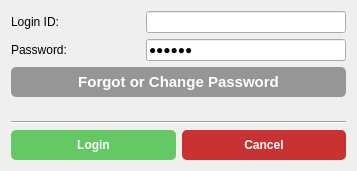
<?xml version="1.0" encoding="UTF-8"?>
<ui version="4.0">
 <class>SettingsMenuForm</class>
 <widget class="QWidget" name="SettingsMenuForm">
  <property name="geometry">
   <rect>
    <x>0</x>
    <y>0</y>
    <width>357</width>
    <height>171</height>
   </rect>
  </property>
  <property name="windowTitle">
   <string>Login Panel</string>
  </property>
  <layout class="QVBoxLayout" name="verticalLayout">
   <item>
    <layout class="QHBoxLayout" name="horizontalLayout">
     <item>
      <widget class="QLabel" name="label">
       <property name="text">
        <string>Login ID:</string>
       </property>
      </widget>
     </item>
     <item>
      <spacer name="horizontalSpacer">
       <property name="orientation">
        <enum>Qt::Horizontal</enum>
       </property>
       <property name="sizeHint" stdset="0">
        <size>
         <width>40</width>
         <height>20</height>
        </size>
       </property>
      </spacer>
     </item>
     <item>
      <widget class="QLineEdit" name="lineLoginPanel_LoginID">
       <property name="minimumSize">
        <size>
         <width>200</width>
         <height>0</height>
        </size>
       </property>
      </widget>
     </item>
    </layout>
   </item>
   <item>
    <layout class="QHBoxLayout" name="horizontalLayout_2">
     <item>
      <widget class="QLabel" name="label_2">
       <property name="text">
        <string>Password:</string>
       </property>
      </widget>
     </item>
     <item>
      <spacer name="horizontalSpacer_2">
       <property name="orientation">
        <enum>Qt::Horizontal</enum>
       </property>
       <property name="sizeHint" stdset="0">
        <size>
         <width>40</width>
         <height>20</height>
        </size>
       </property>
      </spacer>
     </item>
     <item>
      <widget class="QLineEdit" name="lineLoginPanel_Password">
       <property name="minimumSize">
        <size>
         <width>200</width>
         <height>0</height>
        </size>
       </property>
       <property name="text">
        <string>xxxxxx</string>
       </property>
       <property name="echoMode">
        <enum>QLineEdit::Password</enum>
       </property>
       <property name="placeholderText">
        <string>keyword</string>
       </property>
      </widget>
     </item>
    </layout>
   </item>
   <item>
    <widget class="QPushButton" name="buttonLoginPanel_ForgotPassword">
     <property name="minimumSize">
      <size>
       <width>0</width>
       <height>30</height>
      </size>
     </property>
     <property name="font">
      <font>
       <family>Segoe UI</family>
       <pointsize>11</pointsize>
       <weight>75</weight>
       <italic>false</italic>
       <bold>true</bold>
      </font>
     </property>
     <property name="styleSheet">
      <string notr="true">QPushButton{	
background-color : rgb(150, 150, 150);
color:rgb(255, 255, 255);
font: 11pt &quot;Segoe UI&quot;;
font: bold;
border-radius: 5px;}

QPushButton::pressed{background-color :rgb(50, 50,50);}</string>
     </property>
     <property name="text">
      <string>Forgot or Change Password</string>
     </property>
    </widget>
   </item>
   <item>
    <spacer name="verticalSpacer_2">
     <property name="orientation">
      <enum>Qt::Vertical</enum>
     </property>
     <property name="sizeHint" stdset="0">
      <size>
       <width>20</width>
       <height>11</height>
      </size>
     </property>
    </spacer>
   </item>
   <item>
    <widget class="Line" name="line">
     <property name="orientation">
      <enum>Qt::Horizontal</enum>
     </property>
    </widget>
   </item>
   <item>
    <layout class="QHBoxLayout" name="horizontalLayout_3">
     <item>
      <widget class="QPushButton" name="buttonLoginPanel_OK">
       <property name="minimumSize">
        <size>
         <width>0</width>
         <height>30</height>
        </size>
       </property>
       <property name="styleSheet">
        <string notr="true">QPushButton{	
background-color : rgb(100, 200, 100);
color:rgb(255, 255, 255);
font: 11pt &quot;Segoe UI&quot;;
font: bold;
border-radius: 5px;}

QPushButton::pressed{background-color :rgb(50, 50,50);}</string>
       </property>
       <property name="text">
        <string>Login</string>
       </property>
      </widget>
     </item>
     <item>
      <widget class="QPushButton" name="buttonLoginPanel_Cancel">
       <property name="minimumSize">
        <size>
         <width>0</width>
         <height>30</height>
        </size>
       </property>
       <property name="styleSheet">
        <string notr="true">QPushButton{	
background-color : rgb(200, 50, 50);
color:rgb(255, 255, 255);
font: 11pt &quot;Segoe UI&quot;;
font: bold;
border-radius: 5px;}

QPushButton::pressed{background-color :rgb(50, 50,50);}</string>
       </property>
       <property name="text">
        <string>Cancel</string>
       </property>
      </widget>
     </item>
    </layout>
   </item>
  </layout>
 </widget>
 <resources/>
 <connections/>
</ui>
